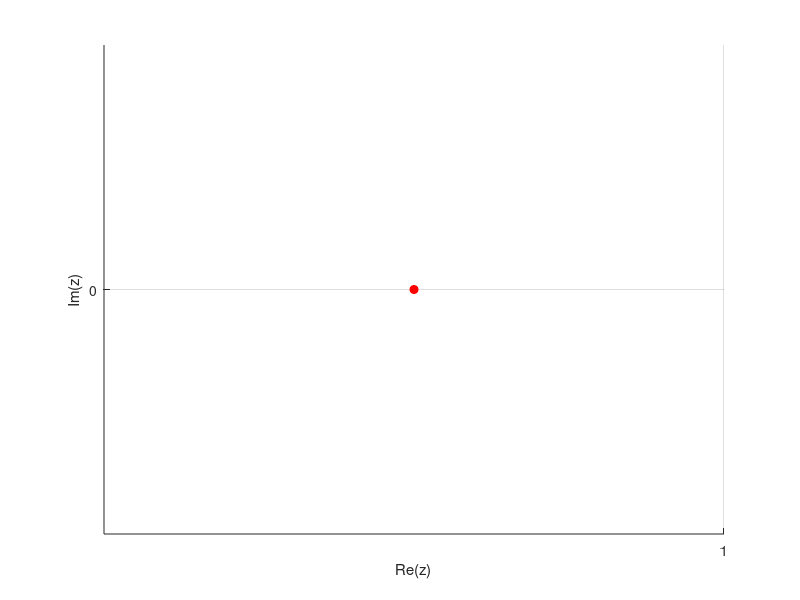

The MATLAB script that drew this image: (Note: this script raises an error after producing the figure.)
clc;

hx = 2;
hy = 2;

Dx = 1/hx * [-1 1 0; 0 -1 1];
Dy = 1/hy * [-1 1 0; 0 -1 1];

Lxx = Dx.'*Dx;
Lyy = Dy.'*Dy;

Ix = eye(3);
Iy = eye(3);

A = kron(Iy,Lxx) + kron(Lyy,Ix);

Du=0.05;
Dv=1;
kappa=5;
I = eye(9);

J011 = Du*A+kappa*I;
J022 = Dv*A;

figure;
hold on;
grid on;
axis equal;
xlabel('Re(z)');
ylabel('Im(z)');
for i = 1:9
    r=0;
    for j = 1:9
        if i ~= j
            r = r+abs(J022(i,j));
        end
    end
    disp(r);
    x = J022(i,i);
    y = 0;
    plot(x,y, 'ro', 'MarkerFaceColor','r');
    fplot(@(t) x + r*cos(t), @(t) y + r*sin(t), [0, 2*pi]);
end

hold off;
